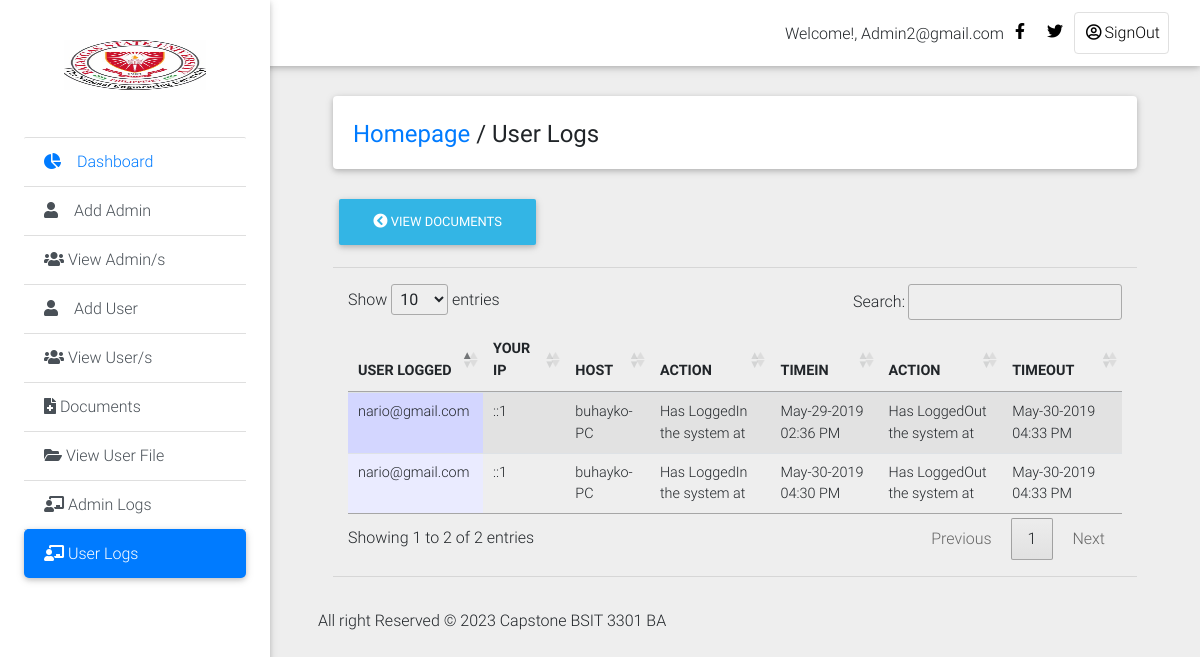
Screenshot of /Private_Dashboard/user_log.php (signed in) with the database file from the repository.
### tables this page shows
CREATE TABLE `history_log` (
  `log_id` int(11) NOT NULL,
  `id` int(11) NOT NULL,
  `email_address` text NOT NULL,
  `action` varchar(100) NOT NULL,
  `actions` varchar(200) NOT NULL DEFAULT 'Has LoggedOut the system at',
  `ip` text NOT NULL,
  `host` text NOT NULL,
  `login_time` varchar(200) NOT NULL,
  `logout_time` varchar(200) NOT NULL
);

### Private_Dashboard/user_log.php (the view, shortened to what this page needs)
<!DOCTYPE html>
<html lang="en">
<head>
  <link rel="stylesheet" href="https://use.fontawesome.com/releases/v5.8.1/css/all.css">
  <link href="css/bootstrap.min.css" rel="stylesheet">
  <link href="css/mdb.min.css" rel="stylesheet">
  <link href="css/style.min.css" rel="stylesheet">
    <link rel="stylesheet" type="text/css" href="medias/css/dataTable.css" />
</head>
<body class="grey lighten-3">
  <header>
    <nav class="navbar fixed-top navbar-expand-lg navbar-light white scrolling-navbar">
      <div class="container-fluid">
        <div class="collapse navbar-collapse" id="navbarSupportedContent">
            <?php
             require_once("include/connection.php");
               $id = mysqli_real_escape_string($conn,$_SESSION['admin_user']);
              $r = mysqli_query($conn,"SELECT * FROM admin_login where id = '$id'") or die (mysqli_error($con));
              $row = mysqli_fetch_array($r);
               $id=$row['admin_user'];
            ?>
          <ul class="navbar-nav nav-flex-icons">
                <li style="margin-top: 10px;">Welcome!,</font> <?php echo ucwords(htmlentities($id)); ?></li>
            <li class="nav-item">
              <a href="#" class="nav-link waves-effect" target="_blank">
                <i class="fab fa-facebook-f"></i>
              </a>
            </li>
            <li class="nav-item">
              <a href="#" class="nav-link waves-effect" target="_blank">
                <i class="fab fa-twitter"></i>
              </a>
            </li>
            <li class="nav-item">
              <a href="logout.php" class="nav-link border border-light rounded waves-effect">
               <i class="far fa-user-circle"></i>SignOut
              </a>
            </li>
          </ul>
        </div>
      </div>
    </nav>
    <div class="sidebar-fixed position-fixed">
      <a class="logo-wrapper waves-effect">
        <img src="img/images.jpg" width="150px" height="200px;" class="img-fluid" alt="">
      </a>
       <div class="list-group list-group-flush">
        <a href="dashboard.php" class="list-group-item waves-effect">
          <i class="fas fa-chart-pie mr-3"></i>Dashboard
        </a>
         <a href="#" class="list-group-item list-group-item-action waves-effect"  data-toggle="modal" data-target="#modalRegisterForm">
          <i class="fas fa-user mr-3"></i>Add Admin</a>
            <a href="view_admin.php" class="list-group-item list-group-item-action waves-effect">
          <i class="fas fa-users"></i> View Admin/s</a>
        <a href="#" class="list-group-item list-group-item-action waves-effect" data-toggle="modal" data-target="#modalRegisterForm2">
          <i class="fas fa-user mr-3"></i>Add User</a>
           <a href="view_user.php" class="list-group-item list-group-item-action waves-effect">
          <i class="fas fa-users"></i>  View User/s</a>
        <a href="add_document.php" class="list-group-item list-group-item-action waves-effect">
          <i class="fas fa-file-medical"></i> Documents</a>
        <a href="view_userfile.php" class="list-group-item list-group-item-action waves-effect">
          <i class="fas fa-folder-open"></i> View User File</a>
            <a href="admin_log.php" class="list-group-item list-group-item-action waves-effect">
          <i class="fas fa-chalkboard-teacher"></i> Admin Logs</a>
              <a href="user_log.php" class="list-group-item list-group-item-action active waves-effect">
          <i class="fas fa-chalkboard-teacher"></i> User Logs</a>
      </div>
    </div>
  </header>
  <main class="pt-5 mx-lg-5">
    <div class="container-fluid mt-5">
      <div class="card mb-4 wow fadeIn">
        <div class="card-body d-sm-flex justify-content-between">
          <h4 class="mb-2 mb-sm-0 pt-1">
            <a href="dashboard.php">Homepage</a>
            <span>/</span>
            <span>User Logs</span>
          </h4>
        </div>
      </div>
      <div class="">
    <a href="add_document.php"><button type="button" class="btn btn-info"><i class="fas fa-chevron-circle-left"></i>  View Documents</button></a>
    </div>
<hr>
 <div class="col-md-12">
  <table id="dtable" class = "table table-striped" style="">
     <thead>
    <th>USER LOGGED</th>
     <th>YOUR IP</th>
     <th>HOST</th>
     <th>ACTION</th>
     <th>TIMEIN</th>
     <th>ACTION</th>
     <th>TIMEOUT</th>
</thead>
<tbody>
    <tr>
        <?php
        require_once("include/connection.php");
      $query = mysqli_query($conn,"SELECT * from history_log") or die (mysqli_error($conn));
      while($file=mysqli_fetch_array($query)){
         $name =  $file['email_address'];
         $ip =  $file['ip'];
         $host =  $file['host'];
         $action =  $file['action'];
         $logintime =  $file['login_time'];
         $actions =  $file['actions'];
         $logouttime =  $file['logout_time'];
      ?>
      <td><?php echo $name; ?></td>
       <td><?php echo $ip; ?></td>
      <td><?php echo $host; ?></td>
      <td><?php echo $action; ?></td>
      <td><?php echo $logintime; ?></td>
      <td><?php echo $actions; ?></td>
      <td><?php echo $logouttime; ?></td>
    </tr>
<?php } ?>
</tbody>
   </table>
    </div>
    <hr></div>
    <div class="footer-copyright py-3">
  <p>All right Reserved &copy; <?php echo date('Y');?> Capstone BSIT 3301 BA</p>
    </div>
<link rel="stylesheet" type="text/css" href="https://cdn.datatables.net/1.10.9/css/jquery.dataTables.min.css"/>
<link rel="stylesheet" type="text/css" href="https://cdn.datatables.net/responsive/1.0.3/css/dataTables.responsive.css">
</body>
</html>

### Private_Dashboard/medias/css/dataTable.css (style rules this page uses)
.sorting_asc { background: url('../images/sort_asc.png') no-repeat center right; }
.sorting { background: url('../images/sort_both.png') no-repeat center right; }
tr.odd { background-color: #E2E4FF; }
tr.odd td.sorting_1 { background-color: #D3D6FF; }
tr.even td.sorting_1 { background-color: #EAEBFF; }

### rows the page displays
history_log: email_address "nario@gmail.com", ip "::1", host "buhayko-PC", action "Has LoggedIn the system at", login_time "May-29-2019 02:36 PM", actions "Has LoggedOut the system at", logout_time "May-30-2019 04:33 PM"
history_log: email_address "nario@gmail.com", ip "::1", host "buhayko-PC", action "Has LoggedIn the system at", login_time "May-30-2019 04:30 PM", actions "Has LoggedOut the system at", logout_time "May-30-2019 04:33 PM"

### other values shown
$id "Admin2@gmail.com"
